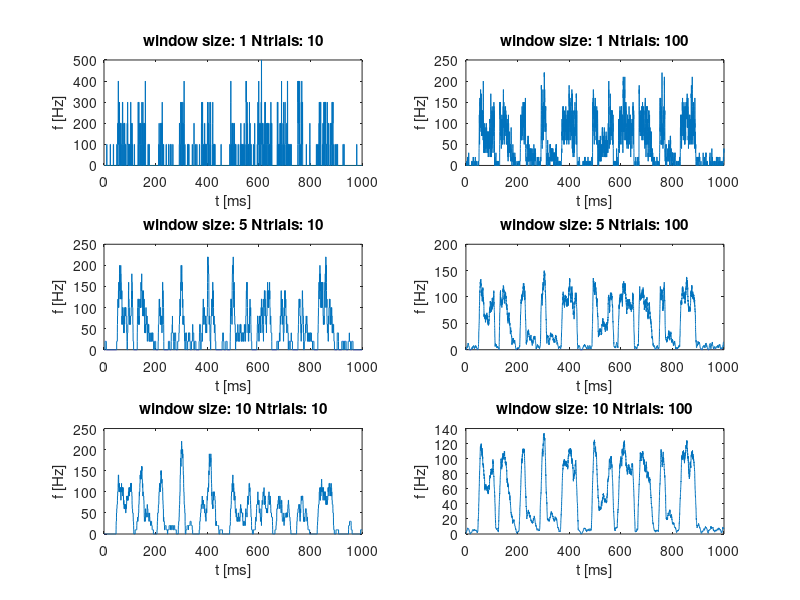

Write MATLAB code to recreate this figure. (Note: this script raises an error after producing the figure.)
% Solution for exercise 2 of AAND

%%
% author: Paula Kuokkanen
% date: 24 April 2009


% NAME: Stephan Gabler
% Student ID number: 329131
% I co-operated with: Mirko Dietricht
% I used some ____ hours doing this exercise



%% Part 1: Trial-Averaged firing rates

clear
load SpikeTimes    % load spike time data
SpikeTimes  = SpikeTimes';
T           = 1000;
res         = 0.1;
windows     = [1 5 10];
n_trials    = [10 100];
time        = 0:res:T-res;

%% a+b) different windows - different number of trials
rectf   = @(t, sig) ones(1, length(find(t<sig))) * 1/sig;
average = zeros(length(windows)*length(n_trials), length(time));
N       = size(SpikeTimes,2);                               % number of trials

figure(1);

% for the different window functions
for i = 1:length(windows)
    for j = 1:length(n_trials);
        idx = (i*2)-mod(j,2);
        subplot(length(windows),length(n_trials),idx);
        
        perms       = randperm(N);
        rand_trials = perms(1:n_trials(j));
        % for all trials
        for k = 1:n_trials(j);
            
            % remove NaNs, create spiketrain
            valid           = SpikeTimes(rand_trials(k), ~isnan(SpikeTimes(rand_trials(k),:)));
            spiketrain      = zeros(1, T/res);
            spiketrain(int16(valid/res)) = 1;
            
            % create, normalize kernel and convolve the signals
            kernel          = rectf(time, windows(i));
            kernel          = kernel/sum(kernel);
            c               = conv(spiketrain, kernel);
            samerange       = length(kernel)/2:length(c)-(length(kernel)/2);
            average(idx,:)    = average(idx,:) + c(samerange);
        end
        
        % average over trials and plot the average
        average(idx,:) = average(idx,:) / n_trials(j);
        plot(time, average(idx,:)*10000);
        title(['window size: ' num2str(windows(i)) ' Ntrials: ' num2str(n_trials(j))]);
        xlabel('t [ms]');
        ylabel('f [Hz]');
    end
end

%% c) reading of the neural code
% the neural code of the presented stimulus seams to be oscillatory firing.
% the readability could be improved by using a measure for oscillatory behavior.
% the autocorrelation of the response could be measured for example




%%
% compute and plot different window functions
for i=1:length(delta_ts)
    figure
    subplot(length(delta_ts)+1, 1, 1)
    plot(spiketrain);
    title(['delta t: ' num2str(delta_ts(i))]);
    
    for j=1:length(kernelfs)
        kernel      = kernelfs{j}(time, delta_ts(i));
        kernel      = kernel/sum(kernel);
        smoothed    = conv(spiketrain, kernel);
        
        % plot convolved spiketrain
        subplot(length(delta_ts)+1, 1, j+1);
        plotrange   = floor(length(kernel)/2):length(smoothed)-(floor(length(kernel)/2))+1;
        plot(time, 10000 * smoothed(plotrange(1:length(time))));
        xlabel('t [ms]');
        ylabel('f [Hz]');
    end
end

% Plese also take a look at the raw data. This means: make a break point here
% and see for the variables in "workspace". If you double click one of them
% (there might be only one) a window should open above your command line
% showing how the data in the variable is organized and the value(s) it has.



% * Calculate the trial-averaged firing rate, using a sliding rectangular
% window function with a width of 1, 5, and 10 ms.



% * Include different numbers of trials (10, 50 and 100), and see how it
% affects your results.



% * use "handles(1)", "handles(2)" and "handles(3)" to asses the sub-figures
% to plot the different numbers of trials used in averaging.





%% Part 2, spike-train statistics

%% 2 a) ISI distribution

ISIs = diff(SpikeTimes);
% calculates ISIs - differences between spike times, remember to check that
% calculations go along the right matrix dimension

ISIs = reshape(ISIs,1,[]);  % this use of reshape converts the matrix into a vector
ISIs = ISIs(~isnan(ISIs));   % remove NaNs

% construct histogram

% plot
set(gcf,'CurrentAxes',handles(4));

%% 2 b) CV


%% 2 c) Fano factor


%% Part 3, spike-triggered average

% Download Stim_Spikes_forSTA.mat from the course website. It contains
% the Stimulus vector, the corresponding Time vector with time in ms, and
% the SpikeTimes obtained from 100 presentations of the stimulus to a model
% neuron. Calculate the spike-triggered average.

% Hint 1: See how the matlab function xcorr is related to the equations
% given in the exercise sheet.

% Hint 2: dividing by the total number of spikes is equivalent to first
% dividing by the number of trials to generate the trial-averaged neuronal
% response function, and then dividing by the average number of spikes per
% trial when calculating the STA.

load Stim_Spikes_forSTA;



% plot
set(gcf,'CurrentAxes',handles(5));
